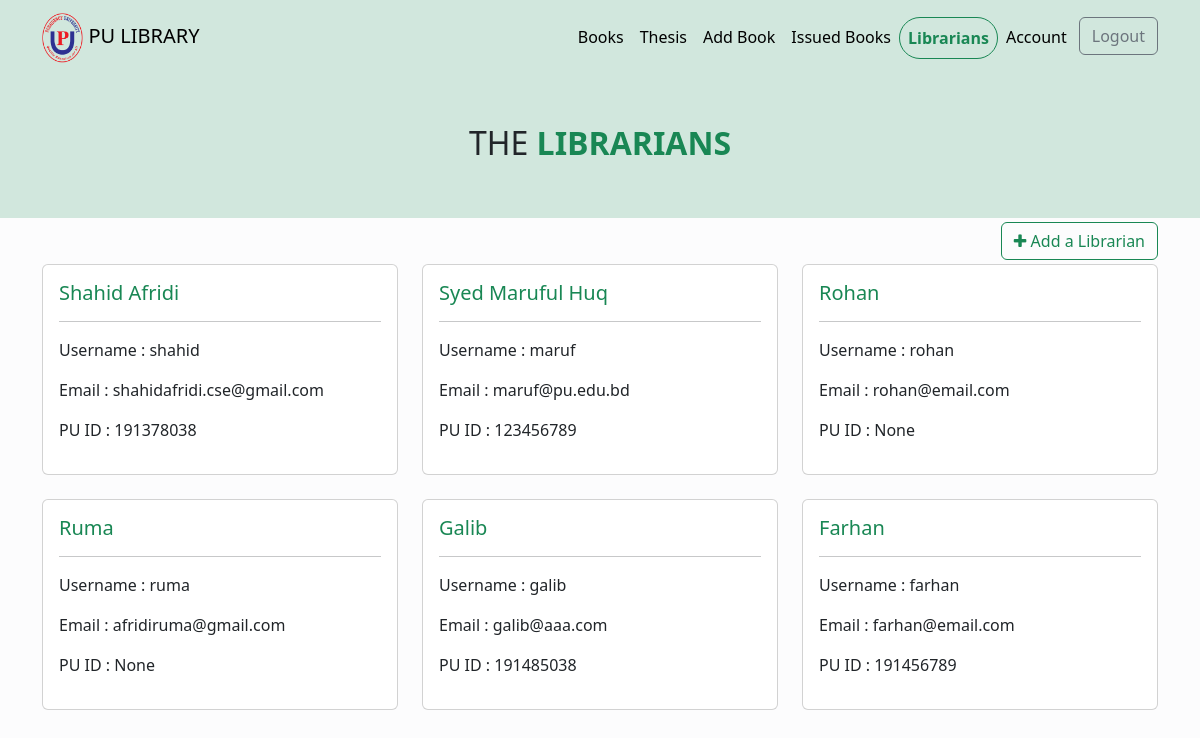
Before: /librarians/ (signed in) with the older database file.
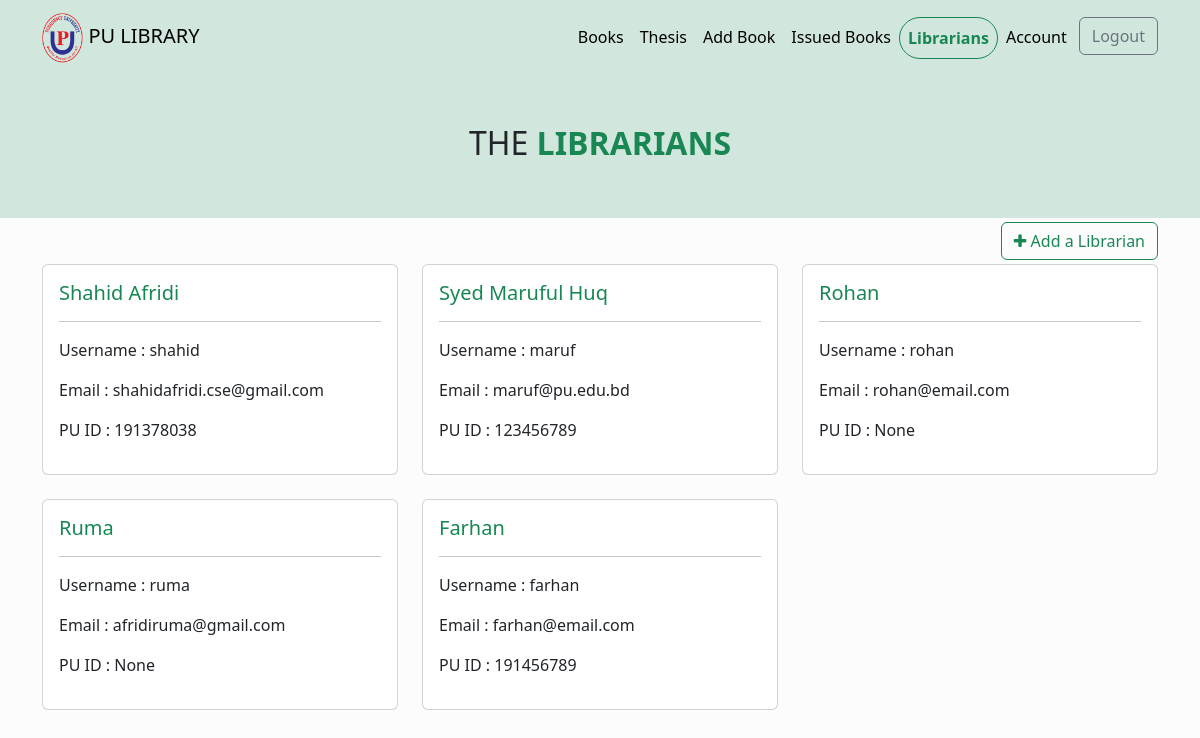
After: the same page with the newer database file.
### librarians/models.py (models this page shows, shortened)
class Librarian(models.Model):
    user = models.OneToOneField(User, on_delete=models.CASCADE, null=True, blank=True)
    name = models.CharField(max_length=255,null=True)
    email = models.EmailField(max_length=500,null=True, unique=True)
    username = models.CharField(max_length=255, null=True, unique=True)
    institute_id = models.CharField(max_length=9, null=True, unique=True)
    id = models.UUIDField(default=uuid.uuid4, unique=True, primary_key=True, editable=False)

### librarians/views.py (the view)
# urls.py: path('', views.librarians, name='librarians'),
@login_required(login_url='login')
def librarians(request):
    librarians = Librarian.objects.all()
    context = {
        'librarians': librarians
    }
    return render(request, 'librarians/librarians.html', context)

### librarians/templates/librarians/librarians.html
{% extends 'main.html' %}
{% block content %}
<div class=" bg-success-subtle">
    <div class='container text-center p-5'>
        <h2>THE <span class='text-success' style="font-weight: 800;">LIBRARIANS</span></h2>
    </div>
</div>
<div class="container mt-1">
  {% if request.user.is_superuser %}
  <div class="d-flex justify-content-end">
    <a class="btn btn-outline-success mb-1" href="{% url 'register' %}"><i class="fa fa-plus" aria-hidden="true"></i> Add a Librarian</a>
  </div>
  {% endif %}
  <div class="row row-cols-1 row-cols-md-3 g-4">
      {% for librarian in librarians %}
        <div class="col ">
          <div class="card h-100 ">
            <div class="card-body">
              <h5 class="text-success card-title ">{{librarian.name}}</h5>
              <hr>
              <p>Username : {{ librarian.username }}</p>
              <p>Email : {{ librarian.email }}</p>
              <p>PU ID : {{ librarian.institute_id }}</p>
            </div>
          </div>
        </div>
      {% endfor %}
    </div>
</div>
{% endblock content %}

Changed rows visible on the page:
removed Librarian: name "Galib", username "galib", email "galib@aaa.com", institute_id "191485038"
